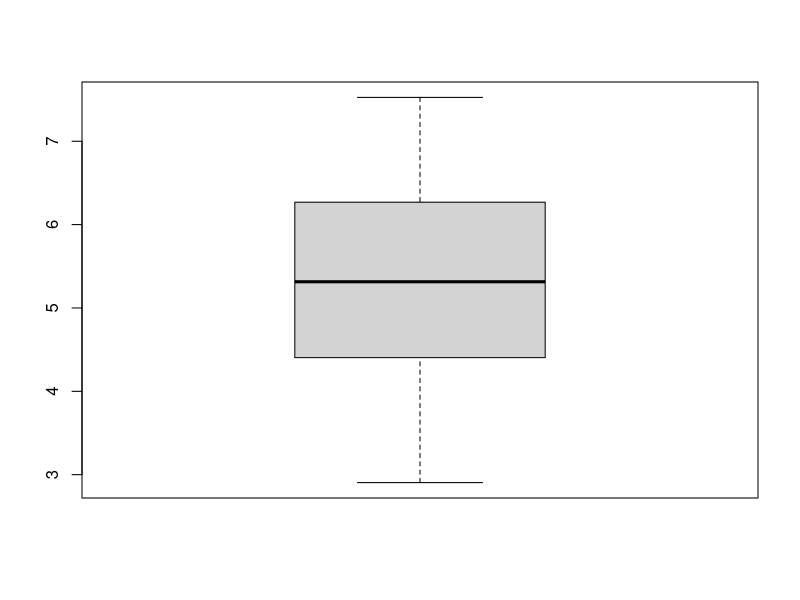
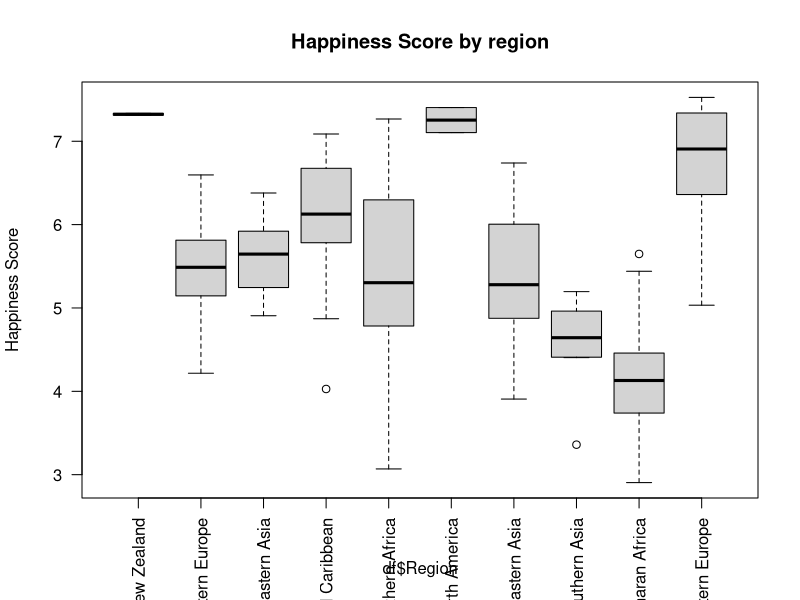

These figures' R source, in order:
df <- read.csv("2016_clean.csv")
head(df)

N <- length(df$HS)
# Media de Happiness Score
mean(df$HS) # Using function
sum(df$HS)/N # Manually calculating

#Mediana
median(df$HS)
HS_sorted <- sort(df$HS)

if((N %% 2) == 0) {
  print(paste("Mi mediana calculada es", (HS_sorted[floor((N+1)/2)] + HS_sorted[ceiling((N+1)/2)]) / 2))
} else {
  print(paste("Mi mediana calculada es", HS_sorted[(N+1)/2]))
}

# five numbers (Tukey)
summary(fivenum(df$HS))

# One by one - manually
min(df$HS)
quantile(df$HS, 0.25) # Mediana del "bottom half"
median(df$HS)
quantile(df$HS, 0.75) # Mediana del "top half"
max(df$HS)

boxplot(df$HS)

sapply(df,class)
summary(df$Region)

# Grafico para cada región representada
boxplot(df$HS ~ df$Region, main="Happiness Score by region", ylab="Happiness Score", las=2)
